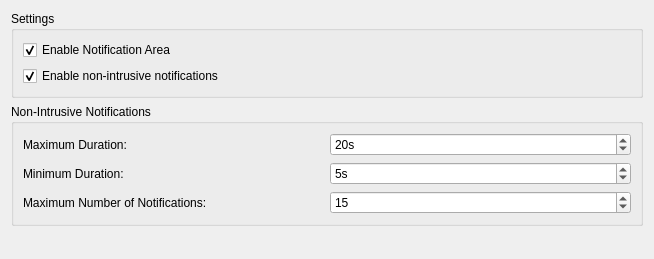
<?xml version="1.0" encoding="UTF-8"?>
<ui version="4.0">
 <class>Gui::Dialog::DlgSettingsNotificationArea</class>
 <widget class="QWidget" name="Gui::Dialog::DlgSettingsNotificationArea">
  <property name="geometry">
   <rect>
    <x>0</x>
    <y>0</y>
    <width>654</width>
    <height>259</height>
   </rect>
  </property>
  <property name="windowTitle">
   <string>Notification Area</string>
  </property>
  <layout class="QGridLayout" name="gridLayout_2">
   <item row="1" column="0">
    <widget class="QGroupBox" name="groupBox">
     <property name="title">
      <string>Non-Intrusive Notifications</string>
     </property>
     <layout class="QGridLayout" name="gridLayout_3">
      <item row="1" column="0">
       <widget class="QLabel" name="label_2">
        <property name="text">
         <string>Minimum Duration:</string>
        </property>
       </widget>
      </item>
      <item row="0" column="0">
       <widget class="QLabel" name="label">
        <property name="toolTip">
         <string/>
        </property>
        <property name="text">
         <string>Maximum Duration:</string>
        </property>
       </widget>
      </item>
      <item row="0" column="1">
       <widget class="Gui::PrefSpinBox" name="maxDuration">
        <property name="toolTip">
         <string>Maximum duration during which the notification will be shown</string>
        </property>
        <property name="suffix">
         <string>s</string>
        </property>
        <property name="minimum">
         <number>0</number>
        </property>
        <property name="maximum">
         <number>120</number>
        </property>
        <property name="value">
         <number>20</number>
        </property>
       </widget>
      </item>
      <item row="1" column="1">
       <widget class="Gui::PrefSpinBox" name="minDuration">
        <property name="toolTip">
         <string>Minimum duration during which the notification will be shown</string>
        </property>
        <property name="suffix">
         <string>s</string>
        </property>
        <property name="value">
         <number>5</number>
        </property>
       </widget>
      </item>
      <item row="2" column="0">
       <widget class="QLabel" name="label_3">
        <property name="text">
         <string>Maximum Number of Notifications:</string>
        </property>
       </widget>
      </item>
      <item row="2" column="1">
       <widget class="Gui::PrefSpinBox" name="maxNotifications">
        <property name="value">
         <number>15</number>
        </property>
       </widget>
      </item>
     </layout>
    </widget>
   </item>
   <item row="0" column="0">
    <widget class="QGroupBox" name="GroupBox11">
     <property name="title">
      <string>Settings</string>
     </property>
     <layout class="QGridLayout" name="gridLayout">
      <item row="0" column="0">
       <widget class="Gui::PrefCheckBox" name="NotificationAreaEnabled">
        <property name="toolTip">
         <string>The Notification area will appear in the status bar</string>
        </property>
        <property name="text">
         <string>Enable Notification Area</string>
        </property>
        <property name="checked">
         <bool>true</bool>
        </property>
        <property name="prefEntry" stdset="0">
         <cstring>NotificationAreaEnabled</cstring>
        </property>
        <property name="prefPath" stdset="0">
         <cstring>NotificationArea</cstring>
        </property>
       </widget>
      </item>
      <item row="1" column="0">
       <widget class="Gui::PrefCheckBox" name="NonIntrusiveNotificationsEnabled">
        <property name="toolTip">
         <string>Non-intrusive notifications will appear next to the notification area in the status bar</string>
        </property>
        <property name="text">
         <string>Enable non-intrusive notifications</string>
        </property>
        <property name="checked">
         <bool>true</bool>
        </property>
        <property name="prefEntry" stdset="0">
         <cstring>NonIntrusiveNotificationsEnabled</cstring>
        </property>
        <property name="prefPath" stdset="0">
         <cstring>NotificationArea</cstring>
        </property>
       </widget>
      </item>
     </layout>
    </widget>
   </item>
   <item row="6" column="0">
    <spacer name="verticalSpacer">
     <property name="orientation">
      <enum>Qt::Vertical</enum>
     </property>
     <property name="sizeHint" stdset="0">
      <size>
       <width>20</width>
       <height>63</height>
      </size>
     </property>
    </spacer>
   </item>
  </layout>
 </widget>
 <customwidgets>
  <customwidget>
   <class>Gui::PrefCheckBox</class>
   <extends>QCheckBox</extends>
   <header>Gui/PrefWidgets.h</header>
  </customwidget>
  <customwidget>
   <class>Gui::PrefSpinBox</class>
   <extends>QSpinBox</extends>
   <header>Gui/PrefWidgets.h</header>
  </customwidget>
 </customwidgets>
 <resources/>
 <connections/>
</ui>
